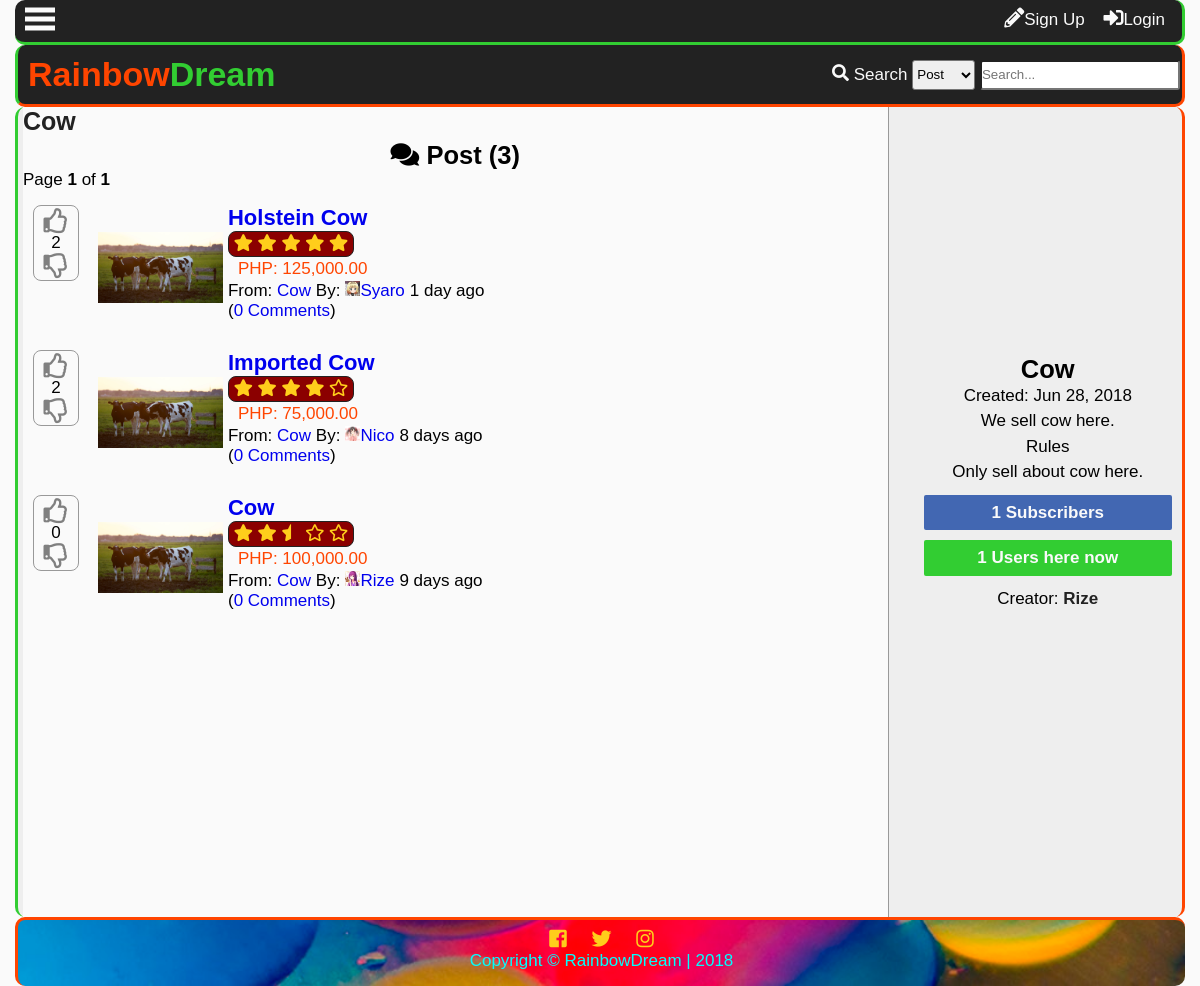
/forums.php?id=11, run on the app's committed database.
### tables this page shows
CREATE TABLE `tblforum` (
  `forumid` int(11) NOT NULL,
  `title` varchar(100) NOT NULL,
  `name` varchar(100) NOT NULL,
  `datecreated` datetime DEFAULT NULL,
  `description` varchar(255) NOT NULL,
  `creator` int(11) NOT NULL,
  `views` int(11) NOT NULL,
  `subscriber` int(11) NOT NULL
);

CREATE TABLE `tblpost` (
  `postid` int(11) NOT NULL,
  `forumid` int(11) NOT NULL,
  `title` varchar(150) NOT NULL,
  `datecreated` datetime DEFAULT NULL,
  `description` text NOT NULL,
  `price` decimal(10,2) NOT NULL,
  `img` varchar(150) NOT NULL,
  `starter` int(11) NOT NULL,
  `score` int(11) NOT NULL,
  `views` int(11) NOT NULL,
  `comments` int(11) NOT NULL
);

CREATE TABLE `tbluser` (
  `userid` int(11) NOT NULL,
  `username` varchar(100) NOT NULL,
  `password` varchar(100) NOT NULL,
  `firstname` varchar(100) NOT NULL,
  `middlename` varchar(100) NOT NULL,
  `lastname` varchar(100) NOT NULL,
  `birthday` varchar(20) NOT NULL,
  `datecreated` timestamp NOT NULL DEFAULT '0000-00-00 00:00:00',
  `email` varchar(100) NOT NULL,
  `website` varchar(255) NOT NULL,
  `location` varchar(255) NOT NULL,
  `usertypeid` int(11) NOT NULL,
  `access` int(11) NOT NULL,
  `imgname` varchar(100) NOT NULL,
  `imgtype` varchar(100) NOT NULL,
  `imgpath` varchar(200) NOT NULL,
  `bio` text NOT NULL,
  `is_show_email` tinyint(1) NOT NULL,
  `gender` int(11) NOT NULL,
  `lastupdate` timestamp NOT NULL DEFAULT '0000-00-00 00:00:00',
  `lastonline` timestamp NOT NULL DEFAULT '0000-00-00 00:00:00',
  `profileviews` int(11) NOT NULL
);

### forums.php (the view, shortened to what this page needs)
<?php
include'functions.php';
require_once('connection.php');
$forums = $_GET['id'];
$sql = "SELECT username,forumid,title,name,description,t1.datecreated,subscriber FROM tblforum AS t1
LEFT JOIN tbluser
	ON userid = creator
WHERE forumid='$forums'";
$result = $conn->query($sql);
$fetch = $result->fetch_object();
if($fetch){
$fid = $fetch->forumid;
$title = $fetch->title;
$name = $fetch->name;
$desc = $fetch->description;
$subcount = $fetch->subscriber;
$date = date("M j, Y", strtotime($fetch->datecreated));
$creator = $fetch->username;
}
?>
<!DOCTYPE html>
<html lang="en">
<head>
    <link rel="stylesheet" href="css/style.css">
  	<link rel="stylesheet" href="css/fontawesome-all.css">
</head>
<body>
	<div class="main-container">
	<?php
		addheader();
	?>
	<div class="other-content">
		<div class="forum-grid">
			<div class="main-forum">
				<h1><?php
				if($fetch){
				echo '<a id="top-title" href="forums.php?id='.$fid.'">'.$name.'</a>';} ?></h1>
				<ul id="forum-list">
<?php
$sql = "SELECT postid FROM tblpost
	LEFT JOIN tblforum
		ON tblpost.forumid = tblforum.forumid
	LEFT JOIN tbluser
		ON userid = starter
	WHERE tblpost.forumid='$forums'
	ORDER BY postid DESC";
$result=$conn->query($sql);
$rows=$result->num_rows;
$page_rows = 25;
$last = ceil($rows/$page_rows);
$pagenum = 1;
$limit = 'LIMIT ' .($pagenum - 1) * $page_rows .',' .$page_rows;
$sql = "SELECT postid,tblpost.forumid,name,tblpost.title,tblpost.datecreated,username,imgpath,img,price,comments,score,(((tblpost.views*0.2) + (score*0.8))/((NOW()-tblpost.datecreated)/331536000)) AS trending FROM tblpost
	LEFT JOIN tblforum
		ON tblpost.forumid = tblforum.forumid
	LEFT JOIN tbluser
		ON userid = starter
	WHERE tblpost.forumid='$forums'
	ORDER BY trending DESC $limit";
	$result = $conn->query($sql);
$textline1 = "<i class='fas fa-comments'></i> Post (<b>$rows</b>)";
$textline2 = "Page <b>$pagenum</b> of <b>$last</b>";
$paginationCtrls = '';
 echo'<h2>  '.$textline1.'</h2>
  <p>  '.$textline2.' </p>
  <div id="pagination_controls"> '.$paginationCtrls.'</div>';
	while($row=$result->fetch_object()){
		$id = $row->postid;
		$forumid = $row->forumid;
		$forum = $row->name;
		$ptitle = $row->title;
		$name = $row->username;
		$comments = $row->comments;
		$datep = $row->datecreated;
		$score = $row->score;
		$flair= $row->imgpath;
		$pimg=$row->img;
		$price = $row->price;
		echo '<li value="'.$id.'">
 		<div class="forum-post-grid">';
 		if(isset($_SESSION['id'])){
		$sql2 = "SELECT upvoteid FROM tblupvotepost WHERE user='$uid' and post='$id'";
		$result2 = $conn->query($sql2);
		$upvote = $result2->num_rows;
		$sql3 = "SELECT downvoteid FROM tbldownvotepost WHERE user='$uid' and post='$id'";
		$result3 = $conn->query($sql3);
		$downvote = $result3->num_rows;
 		echo'
 		<div class="vote">';
 			if(!$upvote){
 			echo'<div id="up-'.$id.'" style="color:gray;" value="'.$id.'" onclick="upvotepost(this)" class="upvote"><i class="far fa-thumbs-up"></i></div>';
 			}else{
 			echo'<div id="up-'.$id.'" style="color:orangered;" value="'.$id.'" onclick="upvotepost(this)" class="upvote"><i class="far fa-thumbs-up"></i></div>';
 			}
 			if($score<0){
 				$score=0;
 			}
			echo'
			<div id="score-'.$id.'">'.$score.'</div>';
			if(!$downvote){
			echo'
			<div id="down-'.$id.'" style="color:gray;" value="'.$id.'" onclick="downvotepost(this)" class="downvote"><i class="far fa-thumbs-down"></i>
			</div>';
			}else{
			echo'
			<div id="down-'.$id.'" style="color:blue;" value="'.$id.'" onclick="downvotepost(this)" class="downvote"><i class="far fa-thumbs-down"></i>
			</div>';
			}
			echo'
		</div>';
		}else{
			echo'
		<div class="vote">
 			<div class="upvote" style="color:gray;" onclick="showlogin()">
			<i class="far fa-thumbs-up"></i>
			</div>';
			echo'<div>'.$score.'</div>
			<div class="downvote" style="color:gray;" onclick="showlogin()">
			<i class="far fa-thumbs-down"></i>
		</div>
		</div>';
		}
		echo '<div class="post-image">
			<img src='.$pimg.'>
		</div>';
		echo'<div class="post-right">
		<p class="main-forum-title"><a href="reply.php?id='.$forumid.'&thread='.$id.'">'.$ptitle.'</a></p>';
		$sql3 = "SELECT upvoteid FROM tblupvotepost WHERE post='$id'";
			$result3 = $conn->query($sql3);
			$upvotecount = $result3->num_rows;
			$sql4 = "SELECT downvoteid FROM tbldownvotepost WHERE post='$id'";
			$result4 = $conn->query($sql4);
			$downvotecount = $result4->num_rows;
			$total = $upvotecount + $downvotecount;
			if ($total==0){
				$upvotecount = 1;
				$total = 2;
			}
			$percent = round($upvotecount/$total * 100);
			starsystem($percent);
		echo'<div class="price">PHP: '.number_format($price,2).'</div>';
		echo'<div class="second-line">
			<div class="from">
				From: <a href="forums.php?id='.$forumid.'">
				'.$forum.'</a> By:
			</div>
			<div class="by">
				<a href="profile.php?name='.$name.'">
				<p><div class="flair">
					<img src="'.$flair.'">
				</div>'.$name.'</a>
			</div>
			<div class="when">
				'.time_elapsed_string($datep).'
			</div>
		</div>
		<div class="com">
			<p>(<a href="reply.php?id='.$forumid.'&thread='.$id.'">'.$comments.' Comments</a>)</p>
		</div>
		</div>
		</div>
		</li>';
	}
?>
			</ul>
			</div>
			<div class="forum-sidebar">
				<?php
					forumcontrols();
				?>
				<div class="forum-panel">
					<h2 id="forum-name"><?php if($fetch){ echo $title;}?></h2>
					<div class="" id="forum-date"><?php if($fetch){echo 'Created: '.$date;} ?></div>
					<p id="description"><?php if($fetch){echo nl2br($desc);} ?></p>
					<p id="subscriber-count"><?php if($fetch){echo $subcount;} ?> Subscribers</p>
					<p id="users-count">1 Users here now</p>
					<?php
						if($fetch){
							echo'Creator: <a class="creator" href=
							profile.php?='.$creator.'">'.$creator.'</a>';
						}
					?>
				</div>
			</div>
		</div>
	</div>
	<?php
		addfooter();
	?>
	</div>
</body>
</html>

### functions.php (shortened to what this page needs)
<?php
function addheader(){
	echo'<header id="main-header">
			<div class="grid-header">
				<div class="box1">
					<h1 id="header-text"><a href="index.php"><span id="first-text">Rainbow</span><span id="second-text">Dream</span></a></h1>
				</div>
				<div class="box2">';
						search_function();
				echo'</div>
				<div class="modal2">
				</div>
				<div id="search-dropdown">
				</div>
			</div>
		</header>
		<div class="subheader">
			<div class="subgrid">
				<div class="svg">
					<p class="open-slide" onclick="openSlideMenu()">
						<svg width="30" height="30">
							<path d="M0,5 30,5" stroke="#fafafa" stroke-width="5"/>
							<path d="M0,14 30,14" stroke="#fafafa" stroke-width="5"/>
							<path d="M0,23 30,23" stroke="#fafafa" stroke-width="5"/>
						</svg>
					</p>
				</div>
				<div class="profile-grid">';
						session_button();
				echo'</div>
			</div>
		</div>
	';
}
function addfooter(){
	echo'<footer id="main-footer">
			<div class="container">
				<a target="_blank" title="Like us on Facebook" href="https://www.facebook.com/"><i class="fab fa-facebook-square"></i></a>
				<a target="_blank" title="Follow us on Twitter" href="https://twitter.com/"><i class="fab fa-twitter"></i></a>
				<a target="_blank" title="Follow us on Instagram" href="https://www.instagram.com/?hl=ens"><i class="fab fa-instagram"></i></a>
				<p>Copyright &copy; <span id="company">RainbowDream</span> | 2018</p>
			</div>
		</footer>';
}
function time_elapsed_string($datetime, $full = false) {
    $now = new DateTime;
    $ago = new DateTime($datetime);
    $diff = $now->diff($ago);
    $string = array(
        'y' => 'year',
        'm' => 'month',
        'd' => 'day',
        'h' => 'hour',
        'i' => 'minute',
        's' => 'second',
    );
    foreach ($string as $k => &$v) {
        if ($diff->$k) {
            $v = $diff->$k . ' ' . $v . ($diff->$k > 1 ? 's' : '');
        } else {
            unset($string[$k]);
        }
    }
    if (!$full) $string = array_slice($string, 0, 1);
    return $string ? implode(', ', $string) . ' ago' : 'just now';
}
function session_button(){
	$conn = mysqli_connect ("localhost", "root", "", "itsproject");
	if(isset($_SESSION['id'])){
	$id=$_SESSION['id'];
		$sql="SELECT imgpath FROM tbluser WHERE userid=".$id."";
		$result=$conn->query($sql);
		$row=$result->fetch_object();
		$tn_image=$row->imgpath;
		if($tn_image==''){
			$tn_image='img/default.png';
		}
echo'<i class="fas fa-shopping-cart button" onclick="showCartPanel()"></i>
	<div id="cart-panel">
		<h1>Shopping Cart</h1>
	</div>
	<div id="cart-modal" onclick="hideCartPanel()"></div>';
$sql="SELECT pmid FROM tblpm WHERE receiverid='$id' AND checked=0 GROUP BY senderid";
$result=$conn->query($sql);
$count=$result->num_rows;
		echo'<a class="button" title="Check your messages" href="inbox.php?name='.$_SESSION["name"].'"><i class="far fa-envelope"></i><span id="pmnum">'.$count.'</span></a>';
$sql="SELECT notifid FROM tblnotif
	WHERE receiverid='$id' and checked=0
	";
$result=$conn->query($sql);
$count=$result->num_rows;
		echo'<a class="button" id="notifbtn" title="Check your notifications" onclick="toggleNotif()""><i class="far fa-bell"></i><span id="notifnum">'.$count.'</span></a>
		<a class="button" href=profile.php?name='.$_SESSION['name'].'>
		'.$_SESSION["name"].'\'s Profile<div class="top-tn"><img src="'.$tn_image.'""></div></a>';
		echo'<div id="notifdrop">
		Notifications
		<ul>';
$sql="SELECT notifid,username,imgpath,receiverid,notifdate,notiftype,checked,details,details2 FROM tblnotif
	LEFT JOIN tbluser
		ON tblnotif.userid=tbluser.userid
	WHERE receiverid='$id'
	ORDER BY notifid DESC
	LIMIT 10";
$result=$conn->query($sql);
$count=$result->num_rows;
if($count==0){
	echo'<li>No notifications yet...</li>';
}else{
while($rows=$result->fetch_object())
{
$nid=$rows->notifid;
$uname=$rows->username;
$rid=$rows->receiverid;
$date=time_elapsed_string($rows->notifdate);
$type=$rows->notiftype;
$imgpath=$rows->imgpath;
$uname=$rows->username;
$details=$rows->details;
$details2=$rows->details2;
if(!$imgpath){
	$imgpath='img/default.png';
}
if($type==1){
	echo'<li><div class="comment-tn">
				<img src="'.$imgpath.'">
			</div> <a class="n1" href="profile.php?name='.$uname.'">'.$uname.'</a> <a class="n2" href="profile.php?name='.$_SESSION['name'].'#comment'.$details.'"> has commented on your profile '.$date.'</a></li>';
} else if($type==2){
	if ($details2==1){
	echo'<li><div class="comment-tn">
				<img src="'.$imgpath.'">
			</div>
			 <a class="n1" href="profile.php?name='.$uname.'">'.$uname.'</a> has sent a friend request '.$date.'<br>
		<div id="fr-'.$nid.'"><a class="fr-yes" onclick="friendyes(this)" value="'.$nid.'">Yes</a> <a class="fr-no" onclick="friendno(this)" value="'.$nid.'">No</a>
		</div>
		</li>';
	} else if($details2==2){
		echo'<li><div class="comment-tn">
				<img src="'.$imgpath.'">
			</div>
			 <a class="n1" href="profile.php?name='.$uname.'">'.$uname.'</a> has sent a friend request '.$date.'<br>
		<div id="fr-'.$nid.'">
			Request Accepted
		</div>
		</li>';
	} else if($details2==3){
		echo'<li><div class="comment-tn">
				<img src="'.$imgpath.'">
			</div>
			 <a class="n1" href="profile.php?name='.$uname.'">'.$uname.'</a> has sent a friend request '.$date.'<br>
		<div id="fr-'.$nid.'">
			Request Denied
		</div>
		</li>';
	}
}else if ($type==3){
	echo'<li><i class="fas fa-ban banned"></i> Sorry, your profile picture has been removed.<br>
	Please read the rules and guidelines.</li>';
}
}
}
		echo'<center><a id="seeallnotif" href="notification.php">See all notifications</a></center>
		</ul>
		</div>';
	}else{
		echo'<a href ="register.php" class="button"><i class="fas fa-pencil-alt"></i></i>Sign Up</a>
		<a id="modalBtn" class="button"><i class="fas fa-sign-in-alt"></i>Login</a>';
	}
}
function search_function(){
	echo'
		<form action="search.php" method="get">
			<i class="fas fa-search"></i>
			<label>Search</label>
			<select name="criteria" id="criteria">
				<option value="3">Post</option>
				<option value="1">Market</option>
				<option value="2">User</option>
			</select>
			<input type="text" onkeyup="searchdropdown()" required name="search-text" placeholder="Search..." id="search-text" autocomplete="off">
		</form>
	';
}
function forumcontrols(){
	if(!isset($_SESSION['id'])){
		echo'<div id="sidebar-blank"></div>';
		}
}
function starsystem($percent){
	echo'<div class="star-system" title="'.$percent.'% of voters likes this">';
	if($percent>=98){
	echo'
		<i class="fas fa-star"></i>
		<i class="fas fa-star"></i>
		<i class="fas fa-star"></i>
		<i class="fas fa-star"></i>
		<i class="fas fa-star"></i>
	';
	}else if($percent>=75 & $percent<85){
	echo'
		<i class="fas fa-star"></i>
		<i class="fas fa-star"></i>
		<i class="fas fa-star"></i>
		<i class="fas fa-star"></i>
		<i class="far fa-star"></i>
	';
	}else if($percent>=45 & $percent<55){
	echo'
		<i class="fas fa-star"></i>
		<i class="fas fa-star"></i>
		<i class="fas fa-star-half"></i>
		<i class="far fa-star"></i>
		<i class="far fa-star"></i>
	';
	}else if($percent>=35 & $percent<45){
	echo'
		<i class="fas fa-star"></i>
		<i class="fas fa-star"></i>
		<i class="far fa-star"></i>
		<i class="far fa-star"></i>
		<i class="far fa-star"></i>
	';
	}else if($percent>=25 & $percent<35){
	echo'
		<i class="fas fa-star"></i>
		<i class="fas fa-star-half"></i>
		<i class="far fa-star"></i>
		<i class="far fa-star"></i>
		<i class="far fa-star"></i>
	';
	}else if($percent>=15 & $percent<25){
	echo'
		<i class="fas fa-star"></i>
		<i class="far fa-star"></i>
		<i class="far fa-star"></i>
		<i class="far fa-star"></i>
		<i class="far fa-star"></i>
	';
	}else if($percent>=4 & $percent<15){
	echo'
		<i class="fas fa-star-half"></i>
		<i class="far fa-star"></i>
		<i class="far fa-star"></i>
		<i class="far fa-star"></i>
		<i class="far fa-star"></i>
	';
	}else if($percent<4){
	echo'
		<i class="far fa-star"></i>
		<i class="far fa-star"></i>
		<i class="far fa-star"></i>
		<i class="far fa-star"></i>
		<i class="far fa-star"></i>
	';
	}
	echo'</div>';
}

### data on the page
tblforum: name "Cow", title "Cow", datecreated "Jun 28, 2018", description "We sell cow here. Rules Only sell about cow here.", subscriber "1", tbluser.username "Rize"
tblpost: $id 32 (drawn), score "2", img (picture), title "Holstein Cow", price "125,000.00", forumid.name "Cow", tbluser.imgpath (picture), tbluser.username "Syaro", datecreated "1 day ago", comments "0"
tblpost: $id 16 (drawn), score "2", img (picture), title "Imported Cow", price "75,000.00", forumid.name "Cow", tbluser.imgpath (picture), tbluser.username "Nico", datecreated "8 days ago", comments "0"
tblpost: $id 1 (drawn), score "0", img (picture), title "Cow", price "100,000.00", forumid.name "Cow", tbluser.imgpath (picture), tbluser.username "Rize", datecreated "9 days ago", comments "0"

### other printed values
$rows "3"
$pagenum "1"
$last "1"
